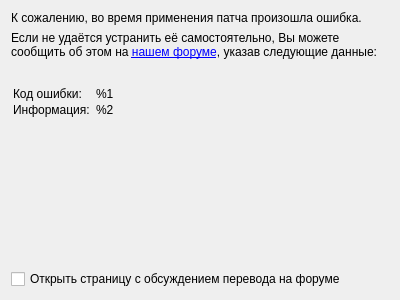
<?xml version="1.0" encoding="UTF-8"?>
<ui version="4.0">
 <class>FailedPage</class>
 <widget class="QWidget" name="FailedPage">
  <property name="geometry">
   <rect>
    <x>0</x>
    <y>0</y>
    <width>400</width>
    <height>300</height>
   </rect>
  </property>
  <property name="windowTitle">
   <string>Ошибка</string>
  </property>
  <property name="title" stdset="0">
   <string>Увы и ах...</string>
  </property>
  <layout class="QVBoxLayout" name="verticalLayout">
   <item>
    <widget class="QLabel" name="label">
     <property name="sizePolicy">
      <sizepolicy hsizetype="Expanding" vsizetype="Preferred">
       <horstretch>0</horstretch>
       <verstretch>0</verstretch>
      </sizepolicy>
     </property>
     <property name="text">
      <string>К сожалению, во время применения патча произошла ошибка.</string>
     </property>
     <property name="wordWrap">
      <bool>true</bool>
     </property>
     <property name="openExternalLinks">
      <bool>true</bool>
     </property>
    </widget>
   </item>
   <item>
    <widget class="QLabel" name="label_2">
     <property name="text">
      <string>Если не удаётся устранить её самостоятельно, Вы можете сообщить об этом на &lt;a href=&quot;http://consolgames.ru/forum/index.php?showtopic=204&quot;&gt;нашем форуме&lt;/a&gt;, указав следующие данные:</string>
     </property>
     <property name="wordWrap">
      <bool>true</bool>
     </property>
     <property name="openExternalLinks">
      <bool>true</bool>
     </property>
    </widget>
   </item>
   <item>
    <spacer name="verticalSpacer_3">
     <property name="orientation">
      <enum>Qt::Vertical</enum>
     </property>
     <property name="sizeType">
      <enum>QSizePolicy::Fixed</enum>
     </property>
     <property name="sizeHint" stdset="0">
      <size>
       <width>20</width>
       <height>20</height>
      </size>
     </property>
    </spacer>
   </item>
   <item>
    <widget class="QLabel" name="errorInfo">
     <property name="text">
      <string>&lt;html&gt;&lt;head&gt;
&lt;/head&gt;&lt;body&gt;
&lt;table&gt;&lt;tr&gt;&lt;td&gt;Код ошибки:  &lt;/td&gt;&lt;td&gt;%1&lt;/td&gt;&lt;/tr&gt;&lt;tr&gt;&lt;td&gt;Информация:  &lt;/td&gt;&lt;td&gt;%2&lt;/td&gt;&lt;/tr&gt;&lt;/table&gt;&lt;/body&gt;&lt;/html&gt;</string>
     </property>
     <property name="wordWrap">
      <bool>true</bool>
     </property>
     <property name="textInteractionFlags">
      <set>Qt::LinksAccessibleByMouse|Qt::TextSelectableByMouse</set>
     </property>
    </widget>
   </item>
   <item>
    <spacer name="verticalSpacer_2">
     <property name="orientation">
      <enum>Qt::Vertical</enum>
     </property>
     <property name="sizeHint" stdset="0">
      <size>
       <width>20</width>
       <height>40</height>
      </size>
     </property>
    </spacer>
   </item>
   <item>
    <widget class="QCheckBox" name="openThread">
     <property name="text">
      <string>Открыть страницу с обсуждением перевода на форуме</string>
     </property>
    </widget>
   </item>
  </layout>
 </widget>
 <resources>
  <include location="../../resources/Patcher.qrc"/>
 </resources>
 <connections/>
</ui>
